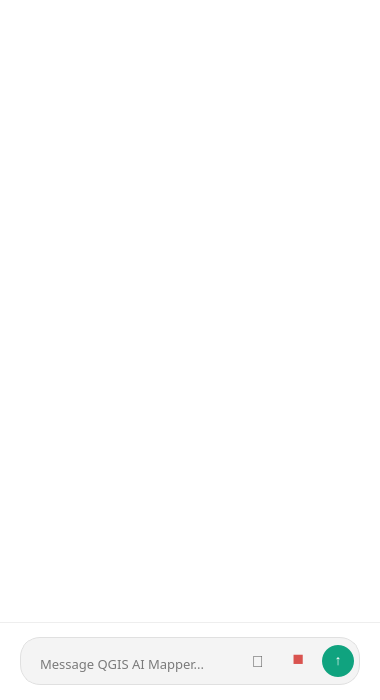
<?xml version="1.0" encoding="UTF-8"?>
<ui version="4.0">
 <class>qgis_aiDockWidgetBase</class>
 <widget class="QDockWidget" name="qgis_aiDockWidgetBase">
  <property name="geometry">
   <rect>
    <x>0</x>
    <y>0</y>
    <width>380</width>
    <height>700</height>
   </rect>
  </property>
  <property name="windowTitle">
   <string>QGIS AI Mapper</string>
  </property>
  <property name="styleSheet">
   <string notr="true">
    QDockWidget {
        background-color: #ffffff; 
        border: none;
    }
    QWidget#dockWidgetContents {
        background-color: #ffffff;
    }
   </string>
  </property>
  <widget class="QWidget" name="dockWidgetContents">
   <layout class="QVBoxLayout" name="verticalLayout">
    <property name="spacing">
     <number>0</number>
    </property>
    <property name="leftMargin">
     <number>0</number>
    </property>
    <property name="topMargin">
     <number>0</number>
    </property>
    <property name="rightMargin">
     <number>0</number>
    </property>
    <property name="bottomMargin">
     <number>0</number>
    </property>
    <item>
     <widget class="QScrollArea" name="scrollArea">
      <property name="styleSheet">
       <string notr="true">
        QScrollArea {
            border: none;
            background-color: #ffffff;
        }
        QScrollBar:vertical {
            border: none;
            background: #f0f0f0;
            width: 8px;
            margin: 0px 0px 0px 0px;
        }
        QScrollBar::handle:vertical {
            background: #cdcdcd;
            min-height: 20px;
            border-radius: 4px;
        }
        QScrollBar::add-line:vertical, QScrollBar::sub-line:vertical {
            border: none;
            background: none;
        }
       </string>
      </property>
      <property name="widgetResizable">
       <bool>true</bool>
      </property>
      <property name="alignment">
       <set>Qt::AlignTop</set>
      </property>
      <widget class="QWidget" name="scrollAreaWidgetContents">
       <property name="geometry">
        <rect>
         <x>0</x>
         <y>0</y>
         <width>380</width>
         <height>630</height>
        </rect>
       </property>
       <property name="styleSheet">
        <string notr="true">background-color: #ffffff;</string>
       </property>
       <layout class="QVBoxLayout" name="chat_layout_container">
        <property name="spacing">
         <number>20</number>
        </property>
        <property name="leftMargin">
         <number>20</number>
        </property>
        <property name="topMargin">
         <number>20</number>
        </property>
        <property name="rightMargin">
         <number>20</number>
        </property>
        <property name="bottomMargin">
         <number>20</number>
        </property>
       </layout>
      </widget>
     </widget>
    </item>
    <item>
     <widget class="QWidget" name="bottom_container" native="true">
      <property name="minimumSize">
       <size>
        <width>0</width>
        <height>70</height>
       </size>
      </property>
      <property name="styleSheet">
       <string notr="true">
        QWidget#bottom_container {
            background-color: #ffffff;
            border-top: 1px solid #eeeeee;
        }
       </string>
      </property>
      <layout class="QHBoxLayout" name="horizontalLayout">
       <property name="spacing">
        <number>12</number>
       </property>
       <property name="leftMargin">
        <number>20</number>
       </property>
       <property name="topMargin">
        <number>15</number>
       </property>
       <property name="rightMargin">
        <number>20</number>
       </property>
       <property name="bottomMargin">
        <number>15</number>
       </property>
       <item>
        <widget class="QFrame" name="input_frame">
         <property name="styleSheet">
          <string notr="true">
            QFrame#input_frame {
                background-color: #f4f4f4;
                border-radius: 20px;
                border: 1px solid #e0e0e0;
            }
          </string>
         </property>
         <property name="frameShape">
          <enum>QFrame::NoFrame</enum>
         </property>
         <property name="frameShadow">
          <enum>QFrame::Raised</enum>
         </property>
         <layout class="QHBoxLayout" name="horizontalLayout_2">
          <property name="spacing">
           <number>8</number>
          </property>
          <property name="leftMargin">
           <number>15</number>
          </property>
          <property name="topMargin">
           <number>5</number>
          </property>
          <property name="rightMargin">
           <number>5</number>
          </property>
          <property name="bottomMargin">
           <number>5</number>
          </property>
          <item>
           <widget class="QTextEdit" name="user_inputBox">
            <property name="sizePolicy">
             <sizepolicy hsizetype="Expanding" vsizetype="Minimum">
              <horstretch>0</horstretch>
              <verstretch>0</verstretch>
             </sizepolicy>
            </property>
            <property name="minimumSize">
             <size>
              <width>0</width>
              <height>36</height>
             </size>
            </property>
            <property name="maximumSize">
             <size>
              <width>16777215</width>
              <height>120</height>
             </size>
            </property>
            <property name="font">
             <font>
              <family>Microsoft YaHei</family>
              <pointsize>10</pointsize>
             </font>
            </property>
            <property name="styleSheet">
             <string notr="true">
              QTextEdit {
                  background-color: transparent;
                  border: none;
                  padding-top: 8px;
              }
             </string>
            </property>
            <property name="placeholderText">
             <string>Message QGIS AI Mapper...</string>
            </property>
           </widget>
          </item>
          <item>
           <widget class="QPushButton" name="voice_btn">
            <property name="minimumSize">
             <size>
              <width>32</width>
              <height>32</height>
             </size>
            </property>
            <property name="maximumSize">
             <size>
              <width>32</width>
              <height>32</height>
             </size>
            </property>
            <property name="cursor">
             <cursorShape>PointingHandCursor</cursorShape>
            </property>
            <property name="toolTip">
             <string>语音输入</string>
            </property>
            <property name="styleSheet">
             <string notr="true">
              QPushButton {
                  background-color: transparent;
                  border-radius: 16px;
                  color: #666666;
                  font-size: 16px;
              }
              QPushButton:hover {
                  background-color: #e0e0e0;
                  color: #333333;
              }
              QPushButton:pressed {
                  background-color: #d0d0d0;
              }
             </string>
            </property>
            <property name="text">
             <string>🎤</string>
            </property>
           </widget>
          </item>
          <item>
           <widget class="QPushButton" name="stop_button">
            <property name="minimumSize">
             <size>
              <width>32</width>
              <height>32</height>
             </size>
            </property>
            <property name="maximumSize">
             <size>
              <width>32</width>
              <height>32</height>
             </size>
            </property>
            <property name="cursor">
             <cursorShape>PointingHandCursor</cursorShape>
            </property>
            <property name="toolTip">
             <string>停止</string>
            </property>
            <property name="styleSheet">
             <string notr="true">
              QPushButton {
                  background-color: transparent;
                  border-radius: 16px;
                  color: #d9534f;
                  font-size: 16px;
                  font-weight: bold;
              }
              QPushButton:hover {
                  background-color: #fdeaea;
                  color: #c9302c;
              }
              QPushButton:pressed {
                  background-color: #f2dede;
              }
             </string>
            </property>
            <property name="text">
             <string>⏹</string>
            </property>
            <property name="visible">
             <bool>false</bool>
            </property>
           </widget>
          </item>
          <item>
           <widget class="QPushButton" name="send_button">
            <property name="minimumSize">
             <size>
              <width>32</width>
              <height>32</height>
             </size>
            </property>
            <property name="maximumSize">
             <size>
              <width>32</width>
              <height>32</height>
             </size>
            </property>
            <property name="cursor">
             <cursorShape>PointingHandCursor</cursorShape>
            </property>
            <property name="toolTip">
             <string>发送</string>
            </property>
            <property name="styleSheet">
             <string notr="true">
              QPushButton {
                  background-color: #10a37f;
                  border-radius: 16px;
                  color: white;
                  font-weight: bold;
                  font-size: 14px;
                  padding-bottom: 2px;
              }
              QPushButton:hover {
                  background-color: #0d8a6c;
              }
              QPushButton:pressed {
                  background-color: #0a6e56;
              }
             </string>
            </property>
            <property name="text">
             <string>↑</string>
            </property>
           </widget>
          </item>
         </layout>
        </widget>
       </item>
      </layout>
     </widget>
    </item>
   </layout>
  </widget>
 </widget>
 <resources/>
 <connections/>
</ui>
